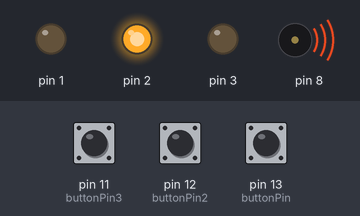
Bench run of a sketch on a simulated Arduino Uno, built with avr-gcc and run on an emulated ATmega328P. Shown: output pins drawn as LEDs (lit = HIGH), buzzer (waves = sounding). The test bench sets the inputs (shaded band); at power-on: pin 11 (buttonPin3) LOW, pin 12 (buttonPin2) HIGH, pin 13 (buttonPin) HIGH. Random numbers use the default seed unless the sketch sets one.

Above: at 0.17 s.
At 2.15 s:
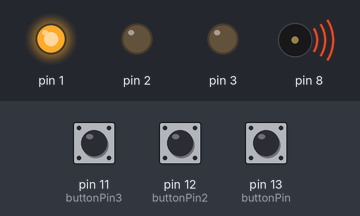
At 4.35 s:
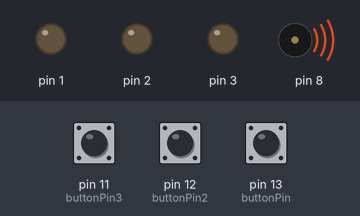
At 7.87 s:
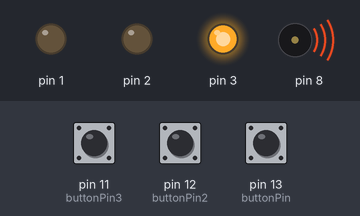
At 8.5 s:
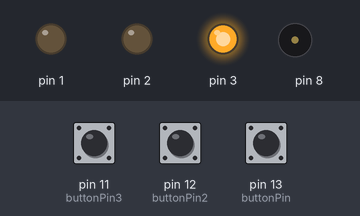
At 16.2 s:
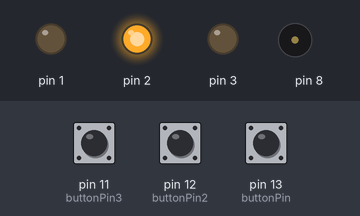
Timing chart, 0 to 17.7 s (numbered marks = the images above):
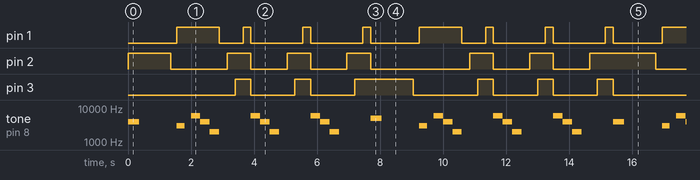

Measured:
- by itself, pin 1: repeats every 7.7 s: LOW 0.75 s, 2 × (HIGH 0.25 s, LOW 1.7 s), HIGH 0.25 s, LOW 1.6 s, HIGH 1.4 s
- by itself, pin 2: repeats every 15.4 s: LOW 1.8 s, 2 × (HIGH 0.75 s, LOW 1.2 s), HIGH 0.75 s, LOW 3.2 s, 2 × (HIGH 0.75 s, LOW 1.2 s), HIGH 2.1 s
- by itself, pin 3: repeats every 15.4 s: LOW 1.4 s, HIGH 0.50 s, LOW 1.4 s, HIGH 1.9 s, LOW 2.1 s, 2 × (HIGH 0.50 s, LOW 1.4 s), HIGH 0.50 s, LOW 3.4 s, HIGH 0.50 s
- by itself, tone on pin 8: plays 4000 Hz for 0.35 s, 3000 Hz for 0.25 s, 6000 Hz for 0.30 s, 4000 Hz for 0.30 s, 2000 Hz for 0.30 s, 6000 Hz for 0.30 s … (56 notes in this stretch)

The sketch:

FinalProjectCode.ino
```cpp
//Frank Fiumara
//Final Project Code
const int Last = 100;//set a limit for level loop later on
const int final = 4;//sets game length
int level = 1;//level counter
int velocity = 1000;//game speed
int sequence[Last];//generated array by computer
int input[Last];//user entered array

const int buttonPin= 13;  //declaring buttons
const int buttonPin2 = 12;
const int buttonPin3 = 11;

int buttonState = 0;             //sets a button state used when reading for button changes

void setup() {//declares LEDs and Buttons as respective inputs / outputs
  pinMode(3, OUTPUT);
  pinMode(buttonPin, INPUT);
  pinMode(2, OUTPUT);
  pinMode(buttonPin2, INPUT);
   pinMode(1, OUTPUT);
  pinMode(buttonPin3, INPUT);

   digitalWrite(1, LOW);//sets all LEDs to low before loop starts
  digitalWrite(2, LOW);
  digitalWrite(3, LOW);
}

void loop() {
  pattern();//runs the pattern method

  display(); //runs display method
  obtaininput(); //runs the method to capture user entry
}

void pattern(){
randomSeed(millis()); //generates a random start for sequence
for(int i = 0; i < final; i++){
sequence[i] = random(1,4);//randomly selects LED from 1,2, or 3

}

}

void display(){

  digitalWrite(1, LOW);//sets all leds to off
  digitalWrite(2, LOW);
  digitalWrite(3, LOW);
for (int i = 0; i < level; i++)//loop to run the sequence as long as level does not exceed final
{

digitalWrite(sequence[i], HIGH);//sets selected led in array to high with set tone and length
if(sequence[i]==1){
  tone(8,3000);
  delay(350);
  noTone(8);
  }
  if(sequence[i]==2){//sets selected led in array to high with set tone and length
      tone(8,4000);
  delay(350);
  noTone(8);
    }
    if(sequence[i]==3){//sets selected led in array to high with set tone and length
        tone(8,5000);
  delay(350);
  noTone(8);
      }
delay(velocity);
digitalWrite(sequence[i], LOW);//resets to low
delay(200);
}
}

void obtaininput()//catches user input by reading button presses looking for low state since initial button state is set to high
{
int choice = 0;
for (int i = 0; i < level; i++)
{
choice = 0;
while(choice == 0)
{
if (digitalRead(buttonPin) == LOW)//reads button
{

digitalWrite(2, HIGH);//writes corresponding LED to said button to high
tone(8, 4000);
  delay(250);
  noTone(8);
input[i] = 2;//info on which input was pressed
choice = 1;
delay(200);
if (input[i] != sequence[i])//runs incorrect sequence
{
incorrect();
return;
}
digitalWrite(2, LOW);//resets led
}
  if (digitalRead(buttonPin2) == LOW)
{

digitalWrite(3, HIGH);//Same as previous, sets corresponding LED to high for certain button pushed
tone(8, 5000);
  delay(250);
  noTone(8);
input[i] = 3;
choice = 1;
delay(200);
if (input[i] != sequence[i])//runs incorrect method if input does not match computer's array
{
incorrect();
return;
}
digitalWrite(3, LOW);//resets leds
}
if (digitalRead(buttonPin3) == LOW)
{

digitalWrite(1, HIGH);
tone(8, 3000);
  delay(250);
  noTone(8);
input[i] = 1;
choice = 1;
delay(200);
if (input[i] != sequence[i])
{
incorrect();
return;
}
digitalWrite(1, LOW);
}
}
}
correct();//runs the correct method (all lights flash once and move on etc.)
}


void incorrect(){

  for (int i = 0; i < 3; i++){//just a loop to run the incorrect display 3 times
  tone(8, 6000);
  delay(300);
  tone(8, 4000);
  delay(300);
  tone(8, 2000);
  delay(300);
  noTone(8);
digitalWrite(1, HIGH);//cosmetic details for which leds and sounds should flash/play
digitalWrite(1, LOW);
delay(250);
digitalWrite(2, HIGH);
digitalWrite(1, LOW);
delay(250);
digitalWrite(3, HIGH);
delay(250);
digitalWrite(1, LOW);

digitalWrite(1, HIGH);
digitalWrite(2, HIGH);
digitalWrite(3, HIGH);
delay(250);
digitalWrite(1, LOW);
digitalWrite(2, LOW);
digitalWrite(3, LOW);
}
level = 1;//resets level to 1 so game can continue from start
velocity = 1000;
}
void correct()//allows one flash for the correct sequence entered
{
digitalWrite(1, LOW);
digitalWrite(2, LOW);
digitalWrite(3, LOW);
delay(250);
digitalWrite(1, HIGH);
digitalWrite(2, HIGH);
digitalWrite(3, HIGH);
delay(500);
digitalWrite(1, LOW);
digitalWrite(2, LOW);
digitalWrite(3, LOW);
delay(500);
if (level < final){//level counting
level++;
}
else if(level == final){//if level reaches final value(constant), in this case 4, youwin method runs
  youwin();
  }
velocity -= 50;//stops game from resetting
}
void youwin(){//cosmetics for sound and LEDs in a winning sequence
  tone(8,6000);
  delay(600);
  tone(8,7000);
  delay(600);
  tone(8,8000);
  delay(600);
  noTone(8);
  digitalWrite(1, LOW);
digitalWrite(2, LOW);
digitalWrite(3, LOW);
delay(250);
digitalWrite(1, HIGH);
delay(250);
digitalWrite(2, HIGH);
delay(500);
digitalWrite(3, HIGH);
delay(7500);
digitalWrite(1, LOW);
digitalWrite(2, LOW);
digitalWrite(3, LOW);
level=1;
  }
```
